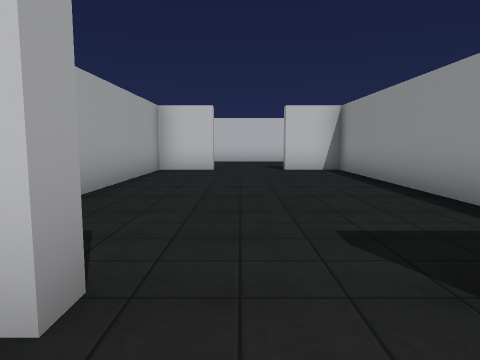
view 1 (above)

24 first-person views from a walk through a Unity game level. The camera is 1.4 m above the floor, tilts 6° down and sees 70° across. The floor is counted in squares, 2 m on a side. Each view is taken from the middle of a square. On the plan, view 1 faces up. The plan holds only what a view shows up to about 11 squares ahead; the rest is blank. The place goes on beyond the plan. Some surface patterns are stand-ins.

view 2
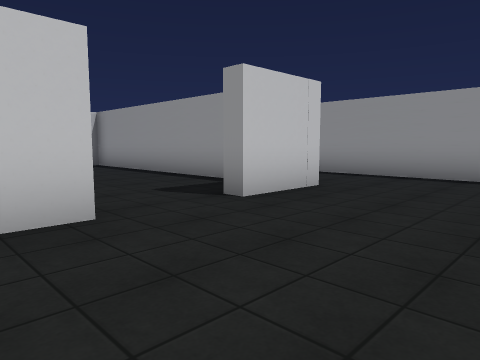

view 3
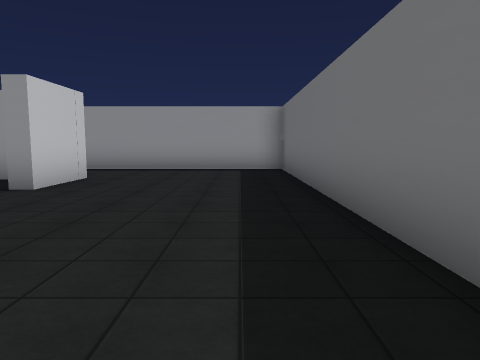

view 4
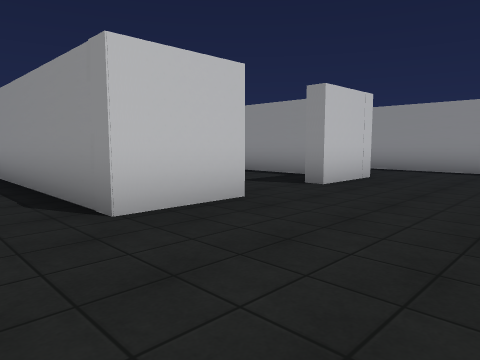

view 5
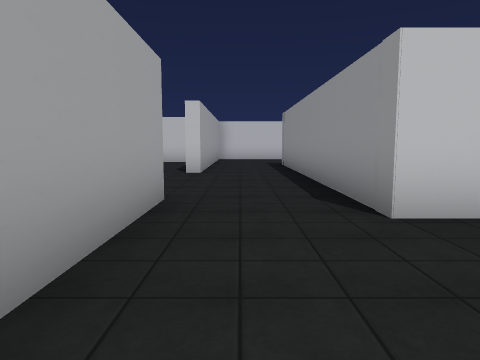

view 6
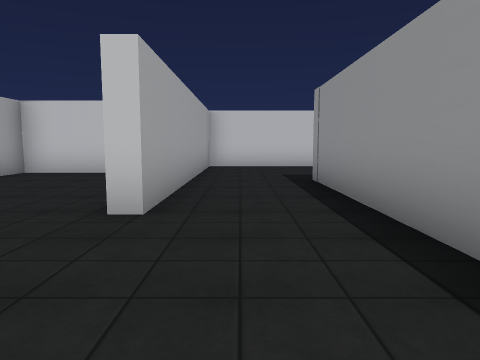

view 7
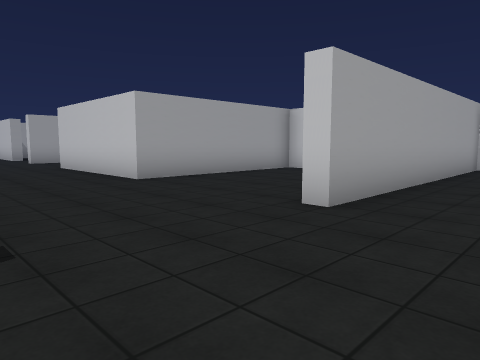

view 8
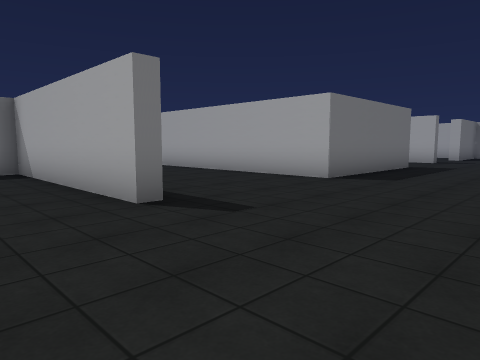

view 9
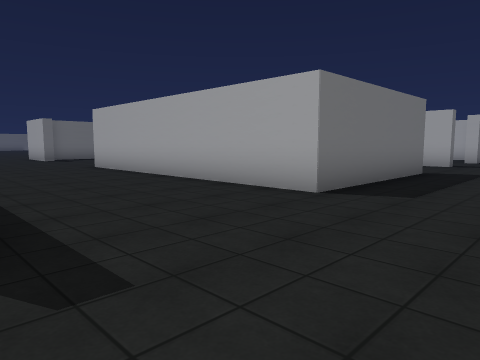

view 10
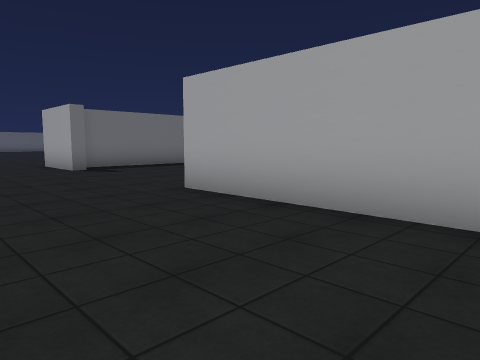

view 11
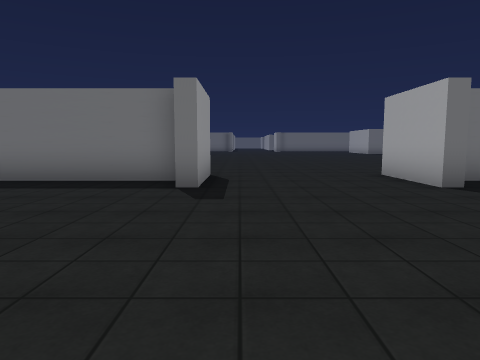

view 12
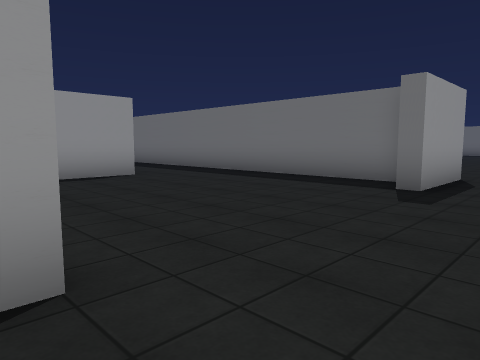

view 13
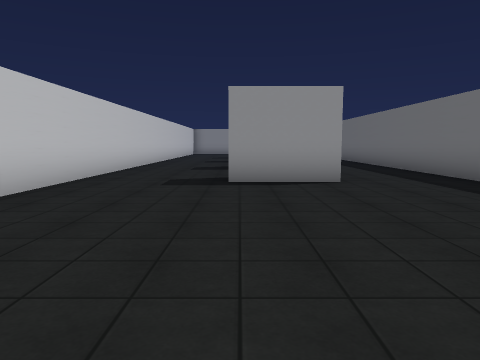

view 14
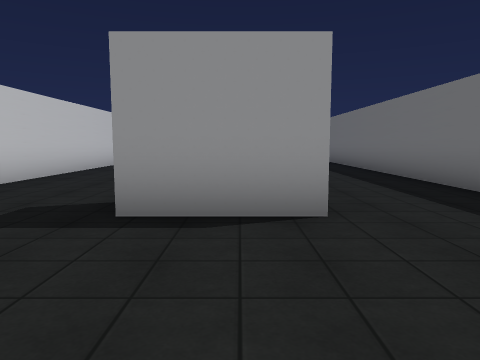

view 15
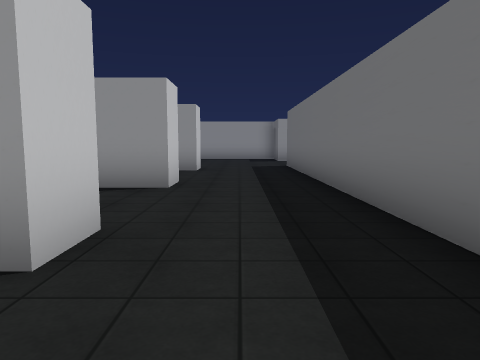

view 16
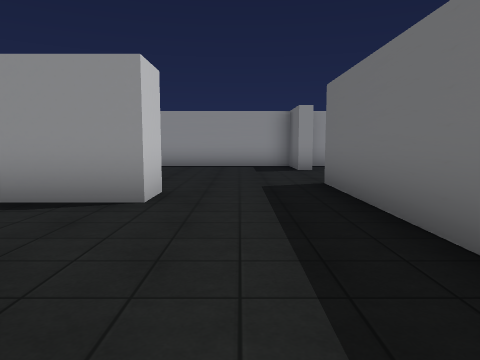

view 17
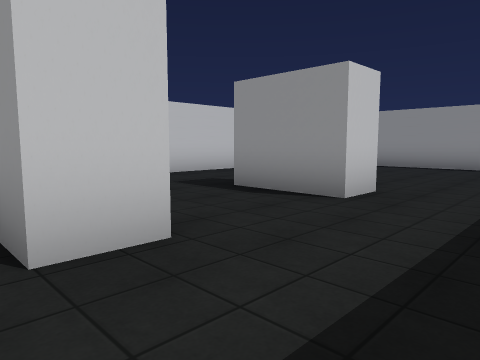

view 18
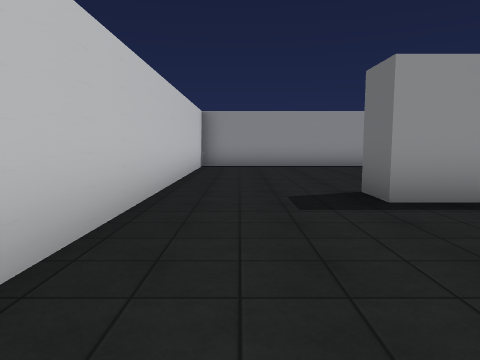

view 19
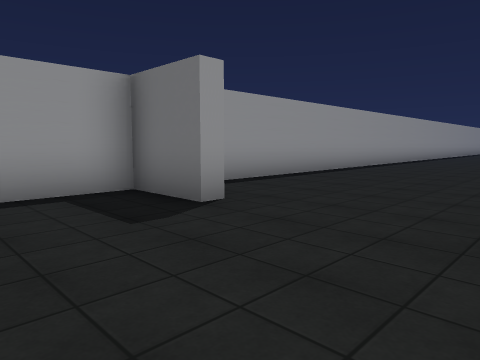

view 20
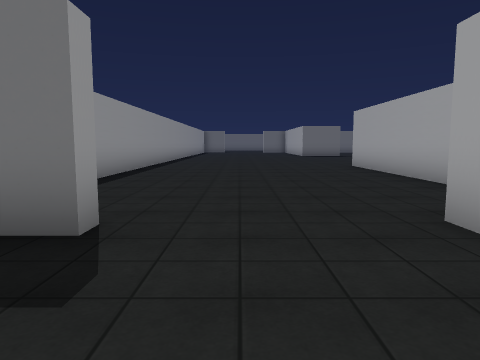

view 21
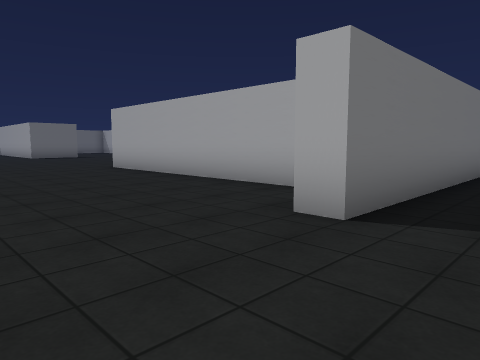

view 22
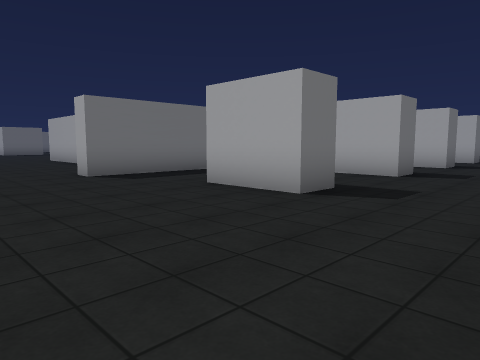

view 23
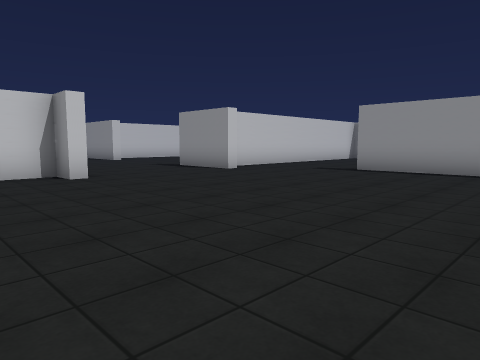

view 24
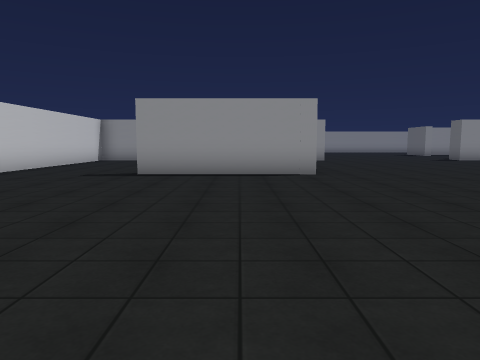

### Floor plan
Points are (right, up) in squares from view 1. A wall is a line through its corners. A room is listed if a view was taken in it or the views show most of it. See-through windows are left out.
Room 1 (views 1, 2, 3, 4, 5, 8)
walls: (3.1, 1.2) (1.2, 1.2) (1.2, 1.6); (-0.7, 1.6) (-0.7, 1.2) (-2.6, 1.2) (-2.6, 2.4); (-2.6, 5.4) (-2.6, 9.8); (-5, 2.3) (-5, -3.2); (-2.4, -3.2) (5.6, -3.2) (5.6, 2.8); (-1.6, 13.8) (-5, 13.8) (-5, 6.4)
ways out: opening at (-3.5, 2) to room 2; opening at (-3.5, 6.5) to room 2; opening at (0.5, 2) to room 3; opening at (0.5, 10) to room 3
Room 2 (views 6, 7, 9, 10, 11, 12, 13, 14, 15, 16, 17, 18, 19, 20, 21, 22, 23, 24)
walls: (0.3, -8.9) (0.3, -6.8); (0.1, -12.1) (-2.6, -12.1); (3.8, -6.8) (4.8, -6.8) (4.8, -7.8); (4.9, -8.9) (3.8, -8.9); (-4.9, -11.5) (13.1, -11.5) (13.1, -12.1); (-4.9, -12.9) (-5.3, -12.9) (-5.3, -10.5) (-4.9, -10.5); (7.4, -6.8) (8.4, -6.8) (8.4, -8.4); (8.5, -8.9) (7.5, -8.9) (7.5, -7.6); (-9.3, -10.4) (-9.3, -12.9) (-9.6, -12.9) (-9.6, -12.1) (-10.6, -12.1); (11.1, -8.9) (11.1, -6.8) (12, -6.8) (12, -8.9) (11.1, -8.9); (-3.1, -19.9) (-3.1, -15.6); (-11.2, -11.5) (-10, -11.5); (-2.6, 2.4) (-2.6, 5.4); (11.4, -13.2) (11.4, -20.1); (-5.4, 2.3) (-5, 2.3); (-5, 6.4) (-5.4, 6.4); (16.2, -12) (16.2, -11.5) (17.9, -11.5) (17.9, -3.8) (-1.5, -3.8); (-13.5, 2.3) (-9.3, 2.3) (-9.3, -5.6); (17.9, -20.1) (17.9, -12.2); (-7.2, 11.3) (-9.3, 11.3) (-9.3, 6.4) (-13.5, 6.4)
ways out: opening at (-3.5, 2) to room 1; opening at (-3.5, 6.5) to room 1
Room 3 (no view inside)
walls: (-0.6, 9.3) (-2.2, 9.3) (-2.2, 4.6); (2.7, 2.5) (2.7, 9.3) (1.2, 9.3)
ways out: opening at (0.5, 2) to room 1; opening at (0.5, 10) to room 1

Where each view was taken, in squares from view 1:
view 1: 0 up, 0 right, facing up
view 2: 2 down, 2 left, facing up-right
view 3: 2 down, 4 left, facing right
view 4: 2 down, 4 left, facing up-right
view 5: 2 down, 4 left, facing up
view 6: 3 up, 4 left, facing up
view 7: 3 up, 3 left, facing up-left
view 8: 6 up, 3 left, facing down-left
view 9: 5 up, 5 left, facing down-left
view 10: 1 down, 6 left, facing down-left
view 11: 5 down, 6 left, facing down
view 12: 5 down, 7 left, facing down-right
view 13: 7 down, 6 left, facing right
view 14: 8 down, 3 left, facing right
view 15: 10 down, 2 right, facing right
view 16: 10 down, 7 right, facing right
view 17: 11 down, 7 right, facing up-right
view 18: 5 down, 7 right, facing right
view 19: 9 down, 13 right, facing down-right
view 20: 9 down, 15 right, facing down
view 21: 10 down, 16 right, facing down-left
view 22: 4 down, 16 right, facing down-left
view 23: 20 down, 12 left, facing up-right
view 24: 18 down, 11 left, facing right
